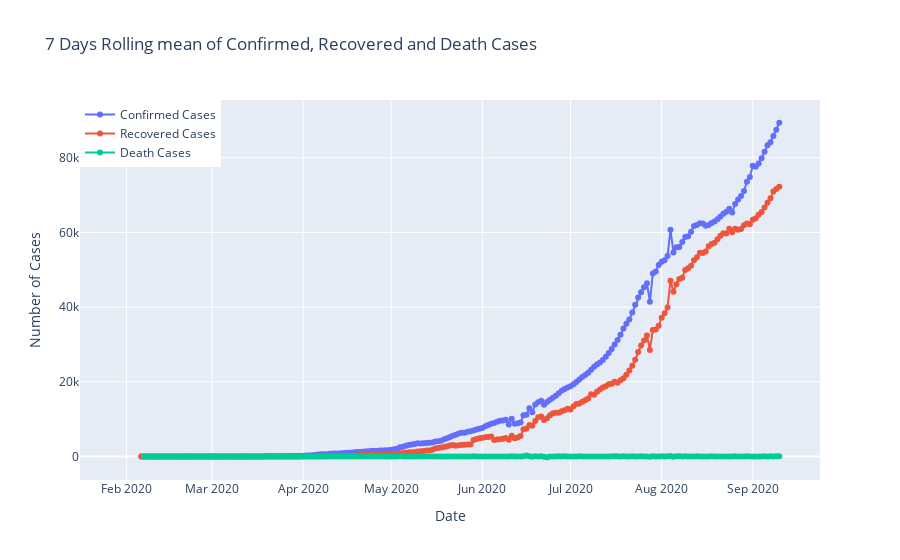

Source (notebook cell):
### Code cell
fig=go.Figure()
fig.add_trace(go.Scatter(x=india_datewise.index, y=india_datewise["Confirmed"].diff().rolling(window=7).mean(),
                    mode='lines+markers',
                    name='Confirmed Cases'))
fig.add_trace(go.Scatter(x=india_datewise.index, y=india_datewise["Recovered"].diff().rolling(window=7).mean(),
                    mode='lines+markers',
                    name='Recovered Cases'))
fig.add_trace(go.Scatter(x=india_datewise.index, y=india_datewise["Deaths"].diff().rolling(window=7).mean().diff(),
                    mode='lines+markers',
                    name='Death Cases'))
fig.update_layout(title="7 Days Rolling mean of Confirmed, Recovered and Death Cases",
                 xaxis_title="Date",yaxis_title="Number of Cases",legend=dict(x=0,y=1,traceorder="normal"))
fig.show()

### Figure 1 — Plotly figure (JSON) as saved in the notebook; plotly's stock layout.template omitted (floating-point values rounded to 4 significant figures; data arrays with more than 128 entries replaced by an {"elided": "..."} marker saying what was removed)
{"data": [{"mode": "lines+markers", "name": "Confirmed Cases", "type": "scatter", "x": {"elided": "225 str values"}, "y": {"elided": "225 float values"}}, {"mode": "lines+markers", "name": "Recovered Cases", "type": "scatter", "x": {"elided": "225 str values"}, "y": {"elided": "225 float values"}}, {"mode": "lines+markers", "name": "Death Cases", "type": "scatter", "x": {"elided": "225 str values"}, "y": {"elided": "225 float values"}}], "layout": {"legend": {"traceorder": "normal", "x": 0, "y": 1}, "title": {"text": "7 Days Rolling mean of Confirmed, Recovered and Death Cases"}, "xaxis": {"title": {"text": "Date"}}, "yaxis": {"title": {"text": "Number of Cases"}}}}
